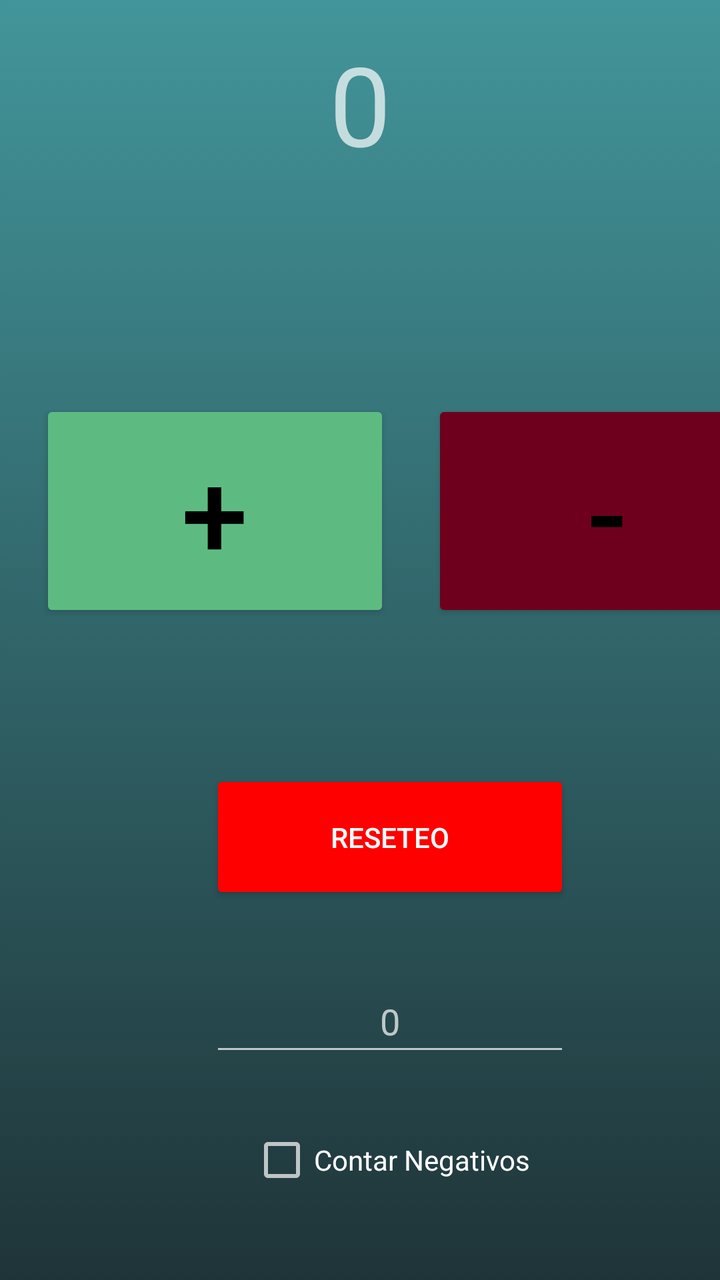
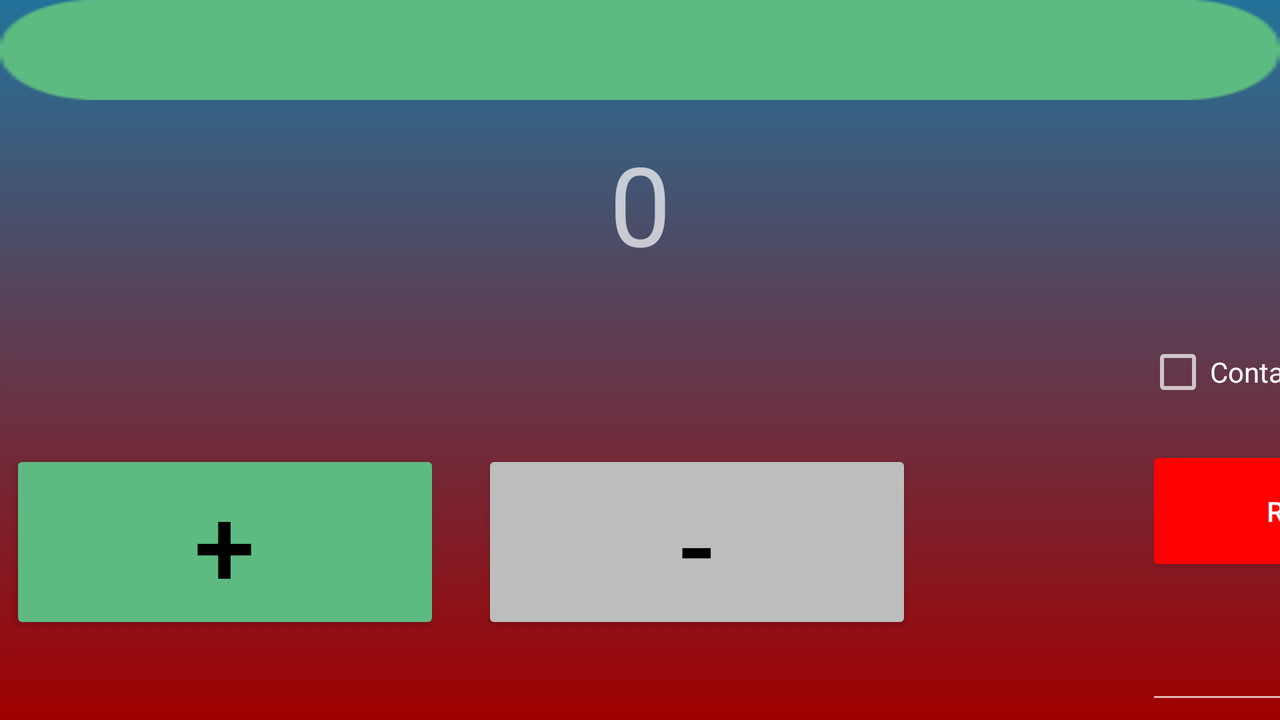

Two renders of one Android screen. The first uses the default layout on a phone; the second uses the alternative layout the repository ships for a different screen configuration, on a matching device. The two XML files are below.
<!-- AndroidManifest.xml: application theme Theme.AppCompat.NoActionBar -->
<!-- res/layout/activity_main.xml -->
<LinearLayout xmlns:android="http://schemas.android.com/apk/res/android"
    xmlns:tools="http://schemas.android.com/tools"
    android:layout_width="match_parent"
    android:layout_height="match_parent"
    android:background="@drawable/degradado"
    android:orientation="vertical"
    android:weightSum="6"
    tools:context=".MainActivity">

    <LinearLayout
        android:layout_width="match_parent"
        android:layout_height="100dp"
        android:orientation="horizontal"
        android:weightSum="4">

        <TextView
            android:id="@+id/valorContador"
            android:hint="0"
            android:layout_width="match_parent"
            android:layout_height="wrap_content"
            android:layout_marginStart="50dp"
            android:layout_marginTop="15dp"
            android:layout_marginEnd="50dp"
            android:layout_marginBottom="13dp"
            android:textAlignment="center"
            android:textSize="55sp" />
    </LinearLayout>

    <LinearLayout
        android:layout_width="match_parent"
        android:layout_height="280dp"
        android:weightSum="4"
        android:orientation="horizontal">

        <Button
            android:id="@+id/buttonsuma"
            style = "@style/boton"
            android:layout_width="175dp"
            android:layout_height="111dp"
            android:layout_marginStart="20dp"
            android:layout_marginTop="100dp"
            android:layout_marginEnd="16dp"
            android:layout_marginBottom="449dp"
            android:onClick="sumar"
            android:text="@string/sumar"
            android:textSize="60sp"
             />

        <Button
            android:id="@+id/buttonresta"
            style="@style/boton2"
            android:layout_width="175dp"
            android:layout_height="111dp"
            android:layout_marginStart="5dp"
            android:layout_marginTop="100dp"
            android:layout_marginEnd="16dp"
            android:layout_marginBottom="449dp"
            android:onClick="restar"
            android:text="@string/restar"
            android:textSize="60sp"
             />

    </LinearLayout>

    <LinearLayout
        android:layout_width="match_parent"
        android:layout_height="105dp"
        android:orientation="horizontal"
        android:weightSum="6">

        <Button
            android:id="@+id/reset"
            android:layout_width="180dp"
            android:layout_height="67dp"
            android:layout_marginStart="105dp"
            android:layout_marginTop="5dp"
            android:layout_marginEnd="50dp"
            android:layout_marginBottom="35dp"
            android:backgroundTint="#FF0000"
            android:onClick="reseteo"
            android:text="@string/reseteo" />

    </LinearLayout>

    <LinearLayout
        android:layout_width="match_parent"
        android:layout_height="174dp"
        android:orientation="vertical"
        android:weightSum="2">

        <EditText
            android:id="@+id/valorReseteo"
            android:layout_width="180dp"
            android:layout_height="wrap_content"
            android:layout_marginStart="105dp"
            android:layout_marginEnd="100dp"
            android:layout_marginBottom="21dp"
            android:hint="0"
            android:inputType="textPersonName"
            android:minHeight="48dp"
            android:textAlignment="center" />

        <CheckBox
            android:id="@+id/negativos"
            android:layout_width="195dp"
            android:layout_height="wrap_content"
            android:layout_marginStart="125dp"
            android:layout_marginTop="10dp"
            android:layout_marginEnd="100dp"
            android:layout_marginBottom="21dp"
            android:onClick="reseteo"
            android:text="@string/valornegat" />
    </LinearLayout>

    <LinearLayout
        android:layout_width="match_parent"
        android:layout_height="wrap_content"
        android:orientation="horizontal"
        android:weightSum="1">

        <Button
            android:id="@+id/botonSalir"
            android:layout_width="225dp"
            android:layout_height="match_parent"
            android:background="@drawable/atras_contador"
            android:onClick="cerrar_cont"
            android:layout_marginStart="90dp"/>

    </LinearLayout>

</LinearLayout>
<!-- resources referenced by this layout -->
<resources>
  <!-- drawable atras_contador: png bitmap (drawable, 3438 bytes) -->
  <!-- drawable degradado (drawable) -->
  <?xml version="1.0" encoding="utf-8"?>
  <selector xmlns:android="http://schemas.android.com/apk/res/android">
      <item>
          <shape>
              <gradient
                  android:startColor="#1f3438"
                  android:endColor="#42959a"
                  android:angle="90" />
          </shape>
      </item>
  </selector>
  <string name="reseteo">Reseteo</string>
  <string name="restar">-</string>
  <string name="sumar">+</string>
  <string name="valornegat">Contar Negativos</string>
  <style name="boton">
          <item name="android:backgroundTint">#5dbb82</item>
          <item name="android:textColor">#000000</item>
      </style>
  <style name="boton2">
          <item name="android:backgroundTint">#6f001d</item>
          <item name="android:textColor">#000000</item>
      </style>
</resources>
<!-- res/layout-land/activity_main.xml (the repository's variant of the layout above) -->
<!-- drawn on the phone turned sideways -->
<LinearLayout xmlns:android="http://schemas.android.com/apk/res/android"
    xmlns:app="http://schemas.android.com/apk/res-auto"
    xmlns:tools="http://schemas.android.com/tools"
    android:layout_width="match_parent"
    android:layout_height="wrap_content"
    android:background="@drawable/degradado2"
    android:orientation="vertical"
    android:weightSum="6"
    tools:context=".MainActivity">

    <LinearLayout
        android:layout_width="match_parent"
        android:layout_height="wrap_content"
        android:orientation="horizontal"
        android:weightSum="1">

        <Button
            android:id="@+id/botonSalir2"
            style = "@style/boton"
            android:onClick="cerrar_cont"
            android:background="@drawable/btn_volver_atras"
            android:layout_height="wrap_content"
            android:layout_width="match_parent"
            />

    </LinearLayout>

    <LinearLayout
        android:layout_width="match_parent"
        android:layout_height="100dp"
        android:orientation="horizontal"
        android:weightSum="4">

        <TextView
            android:id="@+id/valorContador"
            android:hint="0"
            android:layout_width="match_parent"
            android:layout_height="wrap_content"
            android:layout_marginStart="50dp"
            android:layout_marginTop="15dp"
            android:layout_marginEnd="50dp"
            android:layout_marginBottom="13dp"
            android:textAlignment="center"
            android:textSize="55sp" />
    </LinearLayout>

    <LinearLayout
        android:layout_width="match_parent"
        android:layout_height="wrap_content"
        android:orientation="horizontal"
        android:weightSum="6">

        <Button
            android:id="@+id/buttonsuma"
            style="@style/boton"
            android:layout_width="215dp"
            android:layout_height="92dp"
            android:layout_marginStart="5dp"
            android:layout_marginTop="75dp"
            android:layout_marginEnd="16dp"
            android:onClick="sumar"
            android:text="@string/sumar"
            android:textSize="55sp" />

        <Button
            android:id="@+id/buttonresta"
            style="@style/boton3"
            android:layout_width="215dp"
            android:layout_height="92dp"
            android:layout_marginStart="5dp"
            android:layout_marginTop="75dp"
            android:layout_marginEnd="16dp"
            android:onClick="restar"
            android:text="@string/restar"
            android:textSize="55sp" />

        <LinearLayout
            android:layout_width="380dp"
            android:layout_height="240dp"
            android:orientation="vertical"
            android:weightSum="6">

            <CheckBox
                android:id="@+id/negativos"
                android:layout_width="179dp"
                android:layout_height="wrap_content"
                android:layout_marginStart="101dp"
                android:layout_marginTop="20dp"
                android:layout_marginEnd="100dp"
                android:layout_marginBottom="21dp"
                android:onClick="reseteo"
                android:text="@string/valornegat" />
            <Button
                android:id="@+id/reset"
                android:layout_width="180dp"
                android:layout_height="65dp"
                android:layout_marginStart="101dp"
                android:layout_marginEnd="100dp"
                android:layout_marginBottom="21dp"
                android:backgroundTint="#FF0000"
                android:onClick="reseteo"
                android:text="@string/reseteo" />
            <EditText
                android:id="@+id/valorReseteo"
                android:layout_width="wrap_content"
                android:layout_height="wrap_content"
                android:layout_marginStart="101dp"
                android:layout_marginEnd="100dp"
                android:layout_marginBottom="21dp"
                android:ems="10"
                android:hint="0"
                android:inputType="textPersonName"
                android:minHeight="48dp"
                android:textAlignment="center" />
        </LinearLayout>

    </LinearLayout>



</LinearLayout>
<!-- resources referenced by the variant -->
<!-- as the phone turned sideways resolves them -->
<resources>
  <!-- drawable btn_volver_atras: png bitmap (drawable, 5090 bytes) -->
  <!-- drawable degradado2 (drawable) -->
  <?xml version="1.0" encoding="utf-8"?>
  <selector xmlns:android="http://schemas.android.com/apk/res/android">
      <item>
          <shape>
              <gradient
                  android:startColor="#A00000"
                  android:endColor="#23729a"
                  android:angle="90" />
          </shape>
      </item>
  </selector>
  <string name="reseteo">Reseteo</string>
  <string name="restar">-</string>
  <string name="sumar">+</string>
  <string name="valornegat">Contar Negativos</string>
  <style name="boton">
          <item name="android:backgroundTint">#5dbb82</item>
          <item name="android:textColor">#000000</item>
      </style>
  <style name="boton3">
          <item name="android:backgroundTint">#bdbdbd</item>
          <item name="android:textColor">#000000</item>
      </style>
</resources>
